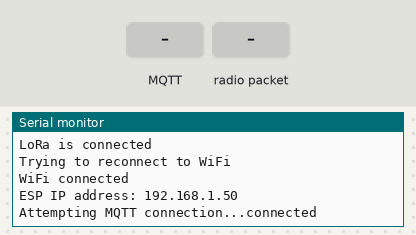
A sketch run on a simulated ESP32. On the bench: the last lines printed to the serial monitor. The inputs (shaded band) are chosen by the test bench. WiFi joins after 1.5 s; servers stay silent unless stated; no radio packets arrive unless stated; no MQTT or app messages arrive unless stated.

Above: at 2.7 s.
2.8 s: MQTT message "1" arrives on the first subscribed topic
At 3.7 s:
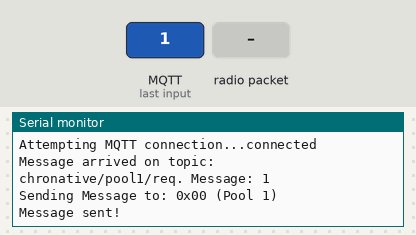
4.3 s: radio packet "1" arrives
At 5.4 s:
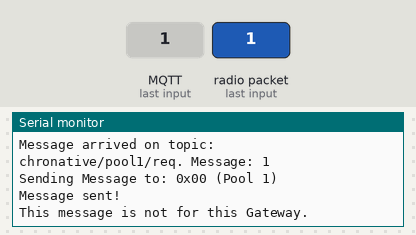
5.8 s: MQTT message "on" arrives on the first subscribed topic
At 7.0 s:
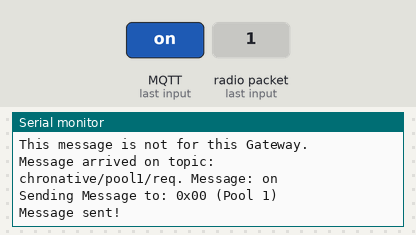
7.3 s: MQTT message "off" arrives on the first subscribed topic
At 8.3 s:
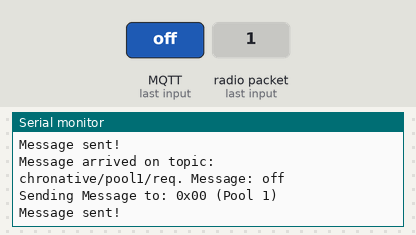

The sketch:

LoRa_GatewayV1.ino
```cpp
/*******************************************************
   LoRa Gate v1 from Chronative
   MCU: ESP32
   Sensors: LiDAR
 *******************************************************/

// LoRa libraries
#include <LoRa.h>
#include <SPI.h>

// MQTT & WiFi libraries
#include <WiFi.h>
#include <ArduinoJson.h>
#include <PubSubClient.h>

WiFiClient wifiClient;
PubSubClient mqttClient(wifiClient);

// ========== CHANGE ONLY BELOW PARAMETERS ================== //

// MQTT Broker RPi3
#define mqttBroker "192.168.131.33"
#define mqttPort 1883   // Default, No Need to change

// SET LORA FREQUENCY
const long frequency = 868E6;   // Default, can only change to 868E6

// SET LORA PINS
const int csPin = 5;          // LoRa radio chip select
const int resetPin = 14;      // LoRa radio reset
const int irqPin = 13;         // change for your board; must be a hardware interrupt pin

// SET LORA SPREADING FACTOR
int setSF = 9;

// SET LORA BANDWIDTH
int setBW = 125E3;

// SET LORA SYNCWORD, Defualt 0x34 or 0x12
int setSync = 0x34;

// SET LORA TX POWER
int setTxPwr = 20;

// VARIABLES FOR LORA
byte localAddress = 0xFF;
static char hexChar[3];
boolean request;
boolean normal;

// VARIABLES FOR MQTTT
static char lidarTemp[7];

// -------------- LIST OF WIFI ---------------------- //
struct wpas {
  char ssid[32];             // Maximum Buffer Size (and allocated memory)
  char pass[64];
};

wpas wpa[] = {
  { "Galaxy A51", "galaxyedwin" },
  { "dd-wrt" , "" },
  {"Wifi KKBJ 2", "pdnomer19"}
};

int numWpas = sizeof(wpa) / sizeof(wpa[0]);

// -------------- LIST OF NODE ---------------------- //
struct nodex {
  byte id;              // This is the LoRa ID
  char nodeName[32];    // Name of the node
};

nodex node[] {
  { 0x00, "Pool 1"},
  { 0x01, "Pool 2"},
  { 0x02, "Pool 3"}
};

int numNodes = sizeof(node) / sizeof(node[0]);

// -------------- LIST OF PUBLISH TOPICS ------------- //
const char* pool1_lidar = "chronative/pool1/lidar";
const char* pool2_lidar = "chronative/pool2/lidar";


// -------------- LIST OF SUBSCRIBE TOPICS ----------- //
const char* pool1_req = "chronative/pool1/req";
const char* pool2_req = "chronative/pool2/req";


// -------- LIST OF REQUEST CALLBACK TOPICS ---------- //
const char* pool1_reqCallback = "chronative/pool1/reqCallback";
const char* pool2_reqCallback = "chronative/pool2/reqCallback";


// ================= END OF PARAMETERS ==================== //

void setup() {
  Serial.begin(115200);                   // initialize serial
  while (!Serial);

  delay(20);
  Serial.println("Initializing...");

  // Wifi init
  Serial.println("WiFi init...");
  wifiSetup();

  // MQTT init
  Serial.println("MQTT server and callback init...");
  mqttClient.setServer(mqttBroker, mqttPort);
  mqttClient.setCallback(callback);

  // LoRa init
  Serial.println("LoRa init...");

  // setup LoRa transceiver module
  LoRa.setPins(csPin, resetPin, irqPin);

  while (!LoRa.begin(frequency)) {
    Serial.println("LoRa init failed. Check your connections.");
    Serial.println("Trying again in 5 seconds");
    delay(5000);
  }
  Serial.println("LoRa is connected");

  // Set SF and BW for Data Rate default SF9BW125K
  LoRa.setSpreadingFactor(setSF);
  LoRa.setSignalBandwidth(setBW);
  LoRa.setSyncWord(setSync);
  LoRa.setTxPower(setTxPwr);

  LoRa.onReceive(onReceive);
  LoRa_rxMode();
}

void loop() {

  if (WiFi.status() != WL_CONNECTED || !mqttClient.connected()) {
    Serial.print("Trying to reconnect to WiFi");
    wifiSetup();
    if (!mqttClient.connected()) {
      reconnect();
    }
  }
  mqttClient.loop();

  if (normal) {
    publishData(pool1_lidar);
    normal = false;
  }


  if (request) {
    publishData(pool1_reqCallback);
    request = false;
  }

}

boolean runEvery(unsigned long interval)
{
  static unsigned long previousMillis = 0;
  unsigned long currentMillis = millis();
  if (currentMillis - previousMillis >= interval)
  {
    previousMillis = currentMillis;
    return true;
  }
  return false;
}
```

LoRa_functions.ino
```cpp
void LoRa_rxMode(){
  LoRa.disableInvertIQ();               // normal mode
  LoRa.receive();                       // set receive mode
}

void LoRa_txMode(){
  LoRa.idle();                          // set standby mode
  LoRa.enableInvertIQ();                // active invert I and Q signals
}

void LoRa_sendMessage(byte destination, String outgoing) {
  LoRa_txMode();                        // set tx mode
  LoRa.beginPacket();                   // start packet
  LoRa.write(destination);              // destination
  LoRa.write(localAddress);             // localAddress
  LoRa.write(outgoing.length());        // add payload length
  LoRa.print(outgoing);                  // add payload
  LoRa.endPacket();                     // finish packet and send it
  LoRa_rxMode();                        // set rx mode
}

void onReceive(int packetSize) {
  if (packetSize == 0) return;

  // read packet header bytes:
  byte recipient = LoRa.read();
  if (recipient != localAddress){
    Serial.println("This message is not for this Gateway.");
    return;
  }

  byte sender = LoRa.read();

  for (int i = 0; i < numNodes; i++){
    if (node[i].id == sender){
      long incomingMsgId = LoRa.read();
      boolean incomingType = LoRa.read();
      byte incomingLength = LoRa.read();
      String incoming = "";

      while (LoRa.available()) {
        incoming += (char)LoRa.read();
      }

      String device = node[i].nodeName;

      if (incomingLength != incoming.length()){
        Serial.println("Error: message length does not match");
        return;
      }

      strcpy(lidarTemp, incoming.c_str());
      sprintf(hexChar,"%02X",sender);

      if (incomingType){
        request = true;
      }
      else {
        normal = true;
      }

      Serial.print("Received from: 0x");
      Serial.print(hexChar);
      Serial.println(" ("+device+")");
      Serial.println("Message ID: " + String(incomingMsgId));
      Serial.print("Message Type: ");
      Serial.println((incomingType ? "Request" : "Normal"));
      Serial.println("Message Length: " + String(incomingLength));
      Serial.println("Message: " + incoming);
      Serial.print("RSSI: " + String(LoRa.packetRssi()));
      Serial.println(", SNR: " + String(LoRa.packetSnr()));
      Serial.println();
    }
  }
}
```

mqttSetup.ino
```cpp
// Reconnect setup
void reconnect() {
  // Loop until we're reconnected
  while (!mqttClient.connected()) {
    Serial.print("Attempting MQTT connection...");
    // Client
    if (mqttClient.connect("ESP32Client")) {
      Serial.println("connected");

      // Publish after connected
      mqttClient.publish("chronative/connect", "Gateway is connected");

      // LIST OF SUBSCRIBED TOPICS
      mqttClient.subscribe(pool1_req, 1);
    }
    else {
      Serial.print("failed, rc=");
      Serial.print(mqttClient.state());
      Serial.println(" try again in 5 seconds");
      // Wait 5 seconds before retrying
      delay(5000);
    }
  }
}

// Callback setup
void callback(String topic, byte* message, unsigned int length) {
  Serial.print("Message arrived on topic: ");
  Serial.print(topic);
  Serial.print(". Message: ");
  String messageTemp;

  for (int i = 0; i < length; i++) {
    Serial.print((char)message[i]);
    messageTemp += (char)message[i];
  }
  Serial.println();

  // SUBSCRIBED TOPICS (If necessary)
  if (topic == pool1_req) {
//    Serial.println(messageTemp);
    Serial.println("Sending Message to: 0x00 (Pool 1)");
//    Serial.println(node[0].id, HEX);
    LoRa_sendMessage(node[0].id, messageTemp); // send a message
    Serial.println("Message sent!");
    Serial.println();
  }
}
```

publishData.ino
```cpp
// Publish data to mqtt

void publishData(const char* topic) {
    boolean rc0 = mqttClient.publish(topic, lidarTemp);
    Serial.print("Pubslih to: ");
    Serial.println(topic);
    Serial.print((rc0 ? "Distance_to_Water:" : "FAILED: "));
    Serial.print(lidarTemp);
    Serial.println(" cm");
    Serial.println("==============================");
    // Serial: toWater:l cm
}
```

wifiSetup.ino
```cpp
// WiFi Settings

void wifiSetup() {
  delay(10);
  for (int i = 0; i < numWpas; i++) {
    // We start by connecting to a WiFi network
    if (WiFi.status() == WL_CONNECTED) {
      Serial.println();
      Serial.println("WiFi connected");
      Serial.print("ESP IP address: ");
      Serial.println(WiFi.localIP());
      return;
    }

    Serial.println();
    Serial.print("Connecting to ");
    Serial.println(wpa[i].ssid);
    WiFi.begin(wpa[i].ssid, wpa[i].pass);
    while (WiFi.status() != WL_CONNECTED) {
      if (runEvery(10000)) {
        Serial.println();
        Serial.println("WiFi connection took too long, changing to the next AP");
        if (i == numWpas - 1) {
          Serial.println("Trying from the first AP again");
          i = -1;
        }
        break;
      }
      else {
        Serial.print(".");
        delay(500);
      }
    }
  }
}
```

Measured:
- after the input at 2.8 s, the serial monitor: prints a new line at once (image 1)
- after the input at 4.3 s, the serial monitor: prints a new line at once (image 2)
- after the input at 5.8 s, the serial monitor: prints a new line at once (image 3)
- after the input at 7.3 s, the serial monitor: prints a new line at once (image 4)
